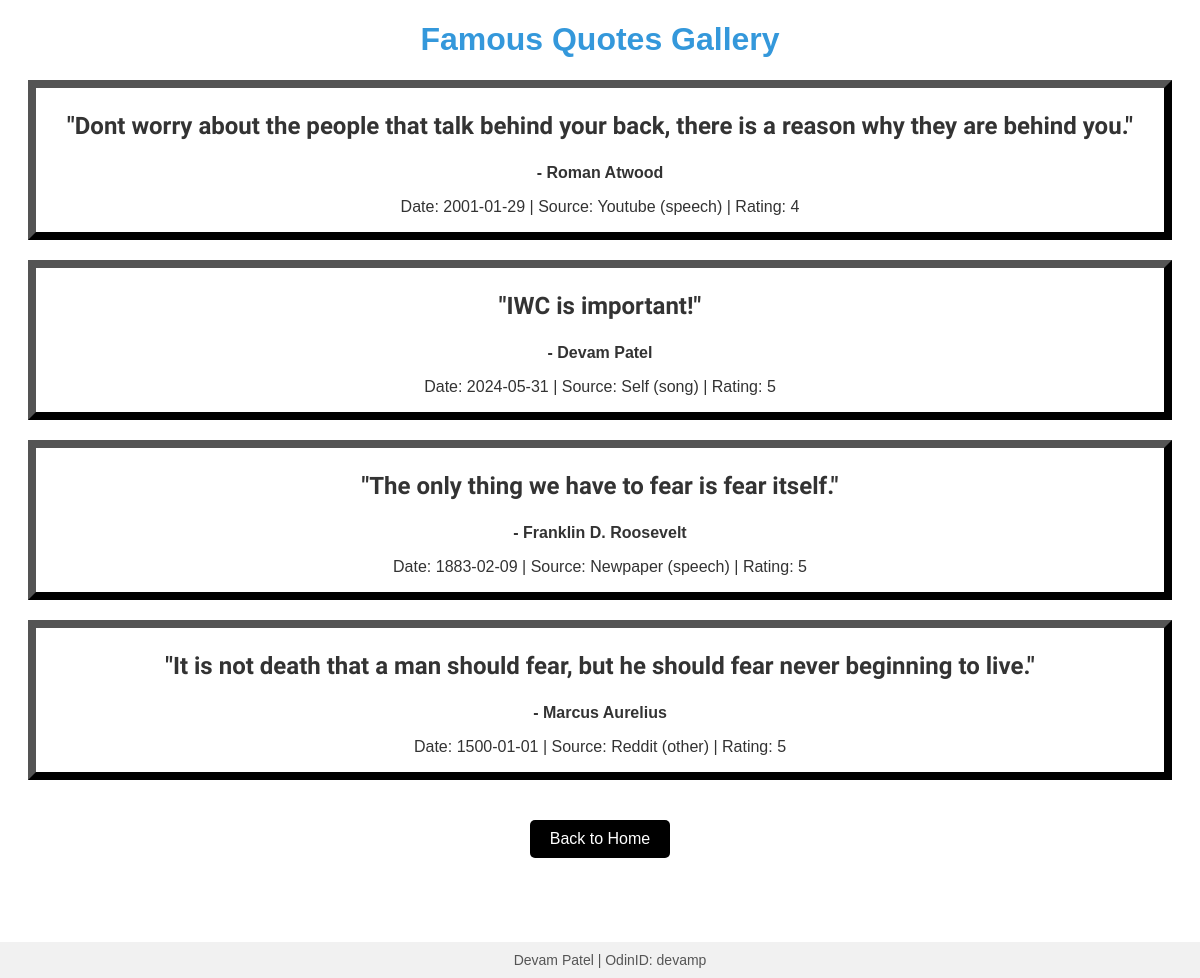
The page /entries on the database its author committed.
### tables this page shows
CREATE TABLE quotes (
                id INTEGER PRIMARY KEY AUTOINCREMENT,
                quote TEXT,
                author TEXT,
                date DATE,
                srcType TEXT,
                src TEXT,
                rating INTEGER
            );

### app.py (the view)
@app.route("/entries")
def entries_page():
    db = model()
    quotes = db.select()
    return render_template("entries.html", quotes=quotes)

### model_sqlite3.py (called while the page is built)
    def select(self):
        connection = sqlite3.connect(DB_FILE)
        cursor = connection.cursor()
        cursor.execute("SELECT * FROM quotes")
        return cursor.fetchall()

### templates/entries.html (shortened to what this page needs)
<!DOCTYPE html>
<html lang="en">
  <head>
    <link
      rel="stylesheet"
      href="{{ url_for('static', filename='styles.css') }}"
    />
  </head>
  <body>
    <h1>Famous Quotes Gallery</h1>
    {% for quote in quotes %}
    <div class="quote-div">
      <p class="fancy-quote">"{{ quote[1] }}"</p>
      <p style="font-weight: bold">- {{ quote[2] }}</p>
      <p style="left: 0">
        Date: {{ quote[3] }} | Source: {{quote[5]}} ({{quote[4]}}) | Rating:
        {{quote[6]}}
      </p>
    </div>
    {% endfor %}
    <div class="button-container-post">
      <a href="{{ url_for('welcome_page') }}">
        <button id="returnHomeButtonView" type="button">Back to Home</button>
      </a>
    </div>
    <div class="footer">Devam Patel | OdinID: devamp</div>
  </body>
</html>

### static/styles.css (style rules this page uses)
body { font-family: Arial, sans-serif; text-align: center; margin-bottom: 100px; }
h1 { color: #3498db; }
p { color: #333; }
.fancy-quote { font-size: 24px; font-weight: bold; font-family: "Indie Flower", cursive; }
.footer { position: fixed; bottom: 0; width: 100%; background-color: #f1f1f1; text-align: center; padding: 10px; color: #555; font-size: 14px; left: 0; }
#submitQuoteButton, #returnHomeButton, #returnHomeButtonView { background-color: black; color: white; margin: 20px auto; padding: 10px 20px; border: none; border-radius: 5px; font-size: 16px; cursor: pointer; transition: background-color 0.3s ease; text-decoration: none; }
div.button-container-post { display: flex; text-decoration: none; justify-content: space-evenly; }
.quote-div { margin: 20px; border: 8px outset black; }

### rows shown on the page
quotes: quote "Dont worry about the people that talk behind your back, there is a reason why they are behind you.", author "Roman Atwood", date "2001-01-29", src "Youtube", srcType "speech", rating "4"
quotes: quote "IWC is important!", author "Devam Patel", date "2024-05-31", src "Self", srcType "song", rating "5"
quotes: quote "The only thing we have to fear is fear itself.", author "Franklin D. Roosevelt", date "1883-02-09", src "Newpaper", srcType "speech", rating "5"
quotes: quote "It is not death that a man should fear, but he should fear never beginning to live.", author "Marcus Aurelius", date "1500-01-01", src "Reddit", srcType "other", rating "5"
